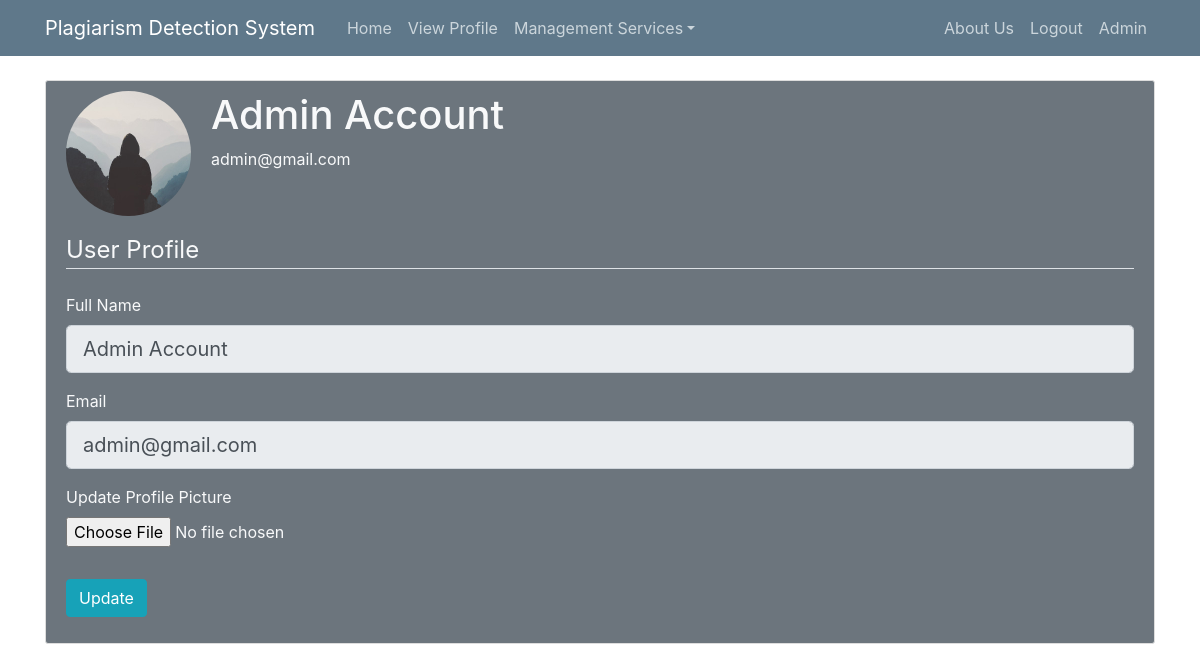
/user_profile (signed in), run on the app's committed database.
### lms/models.py (models this page shows, shortened)
class User(db.Model, UserMixin):
    id = db.Column(db.Integer, primary_key=True)
    name = db.Column(db.String(30), unique=False, nullable=False)
    username = db.Column(db.String(20), unique=True, nullable=False)
    email = db.Column(db.String(120), unique=True, nullable=False)
    mobile_no = db.Column(db.String(120), unique=True, nullable=True)
    address = db.Column(db.String(20), unique=False, nullable=True)
    user_category = db.Column(db.String(20), unique=False, nullable=False)
    image_file = db.Column(db.String(20), nullable=False, default='default.jpg')
    password = db.Column(db.String(60), nullable=False)

### lms/routes.py (the view)
@app.route('/user_profile', methods=['GET', 'POST'])
@login_required
def user_profile():
    update_form = UpdateAccountForm()
    if update_form.validate_on_submit():
        if update_form.picture.data:
            picture_file = save_picture(update_form.picture.data)
            current_user.image_file = picture_file
        db.session.commit()
        return redirect(url_for('user_profile'))
    elif request.method == 'GET':
        update_form.name.data = current_user.name
        update_form.email.data = current_user.email
        image_file = url_for('static', filename='profile_pics/' + current_user.image_file)
    return render_template('user_profile.html', title='User Profile',
                           image_file=image_file, form=update_form)

### lms/forms.py (shortened to what this page needs)
class UpdateAccountForm(FlaskForm):
    name = StringField('Full Name', validators=[DataRequired(), Length(min=2, max=20)])
    email = StringField('Email', validators=[DataRequired(), Email()])
    picture = FileField('Update Profile Picture', validators=[FileAllowed(['jpg', 'png'])])
    submit = SubmitField('Update')

### lms/models.py (called while the page is built)
@login_manager.user_loader
def load_user(user_id):
    return User.query.get(int(user_id))

### lms/templates/user_profile.html (shortened to what this page needs)
{% extends "layout.html" %}
{% block content %}
<div class="container text-light">
    <br>
   <div class="content-section bg-secondary">
      <div class="media">
        <img class="rounded-circle account-img" src="{{ image_file }}">
        <div class="media-body">
          <h2 class="account-heading text-light">{{ current_user.name }}</h2>
          <p class="text-secondary text-light">{{ current_user.email }}</p>
        </div>
      </div>
        <form method="POST" action="" enctype="multipart/form-data">
            <fieldset class="form-group">
                <legend class="border-bottom mb-4">User Profile</legend>
                <div class="form-group">
                    {{ form.name.label(class="form-control-label") }}
                    {% if form.name.errors %}
                        {{ form.name(class="form-control form-control-lg is-invalid") }}
                        <div class="invalid-feedback">
                            {% for error in form.name.errors %}
                                <span>{{ error }}</span>
                            {% endfor %}
                        </div>
                    {% else %}
                        {{ form.name(class="form-control form-control-lg ", readonly=True) }}
                    {% endif %}
                </div>
                <div class="form-group">
                    {{ form.email.label(class="form-control-label") }}
                    {% if form.email.errors %}
                        {{ form.email(class="form-control form-control-lg is-invalid") }}
                        <div class="invalid-feedback">
                            {% for error in form.email.errors %}
                                <span>{{ error }}</span>
                            {% endfor %}
                        </div>
                    {% else %}
                        {{ form.email(class="form-control form-control-lg", readonly=True) }}
                    {% endif %}
                </div>
                <div class="form-group">
                    {{ form.picture.label() }}
                    {{ form.picture(class="form-control-file") }}
                </div>
            </fieldset>
            <div class="form-group">
                {{ form.submit(class="btn btn-info") }}
            </div>
        </form>
    </div>
</div>
{% endblock content %}

### lms/templates/layout.html (shortened to what this page needs)
<!DOCTYPE html>
<html lang="en">
<head>
    <link rel="stylesheet" href="https://maxcdn.bootstrapcdn.com/bootstrap/4.0.0/css/bootstrap.min.css">
	<link rel="stylesheet" type="text/css" href="{{ url_for('static', filename='main.css') }}">
</head>
<body style="background: #ffffff">
    <header class="site-header">
      <nav class="navbar navbar-expand-md navbar-dark bg-steel">
        <div class="container">
          <a class="navbar-brand mr-4" href="{{ url_for('home') }}">Plagiarism Detection System</a>
          <div class="collapse navbar-collapse" id="navbarToggle">
            <div class="navbar-nav mr-auto">
              <a class="nav-item nav-link" href="{{ url_for('home') }}">Home</a>
                <a class="nav-item nav-link" href="{{ url_for('user_profile') }}">View Profile</a>
               {%  with user_category = current_user.user_category %}
                    {% if user_category == 'Admin' %}
                        <div class="nav-item dropdown">
                            <a class="nav-link dropdown-toggle" href="#" data-toggle="dropdown" aria-haspopup="true" aria-expanded="false">
                             Management Services</a>
                        </div>
                    {% endif%}
               {% endwith %}
            </div>
            <div class="navbar-nav">
                <a class="nav-item nav-link" href="#">About Us</a>
                <a class="nav-item nav-link" href="{{ url_for('logout') }}">Logout</a>
                {% if current_user.is_authenticated %}
                    <a class="nav-item nav-link">{{current_user.username[0]|upper}}{{current_user.username[1:]}}</a>
                {% endif %}
            </div>
          </div>
        </div>
      </nav>
    </header>
    {% block content %} {% endblock %}
</body>
</html>

### lms/static/main.css (style rules this page uses)
body { background: #fafafa; color: #333333; }
h1, h2, h3, h4, h5, h6 { color: #444444; }
.bg-steel { background-color: #5f788a; }
.site-header .navbar-nav .nav-link { color: #cbd5db; }
.account-img { height: 125px; width: 125px; margin-right: 20px; margin-bottom: 16px; }
.account-heading { font-size: 2.5rem; }
.content-section { background: #ffffff; padding: 10px 20px; border: 1px solid #dddddd; border-radius: 3px; margin-bottom: 20px; }

### data on the page
User: username "A", username "dmin", name "Admin Account", email "admin@gmail.com"
